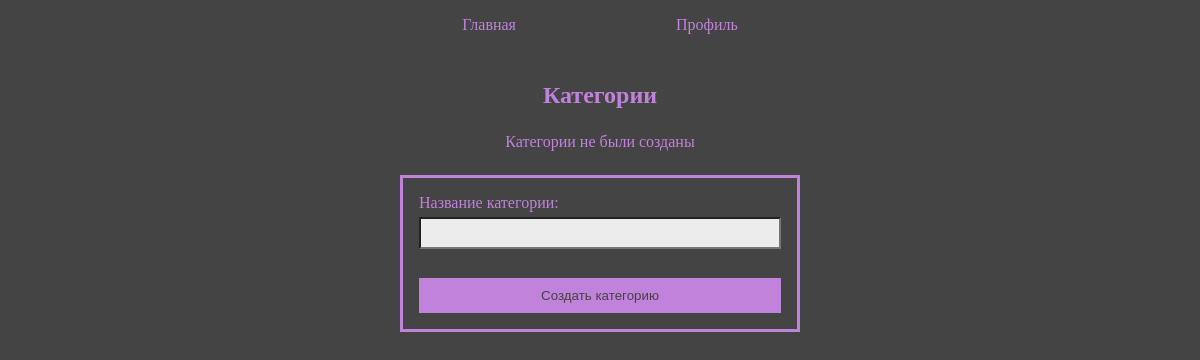
The page /posts/admin/categories/ (signed in) on the database as committed earlier.
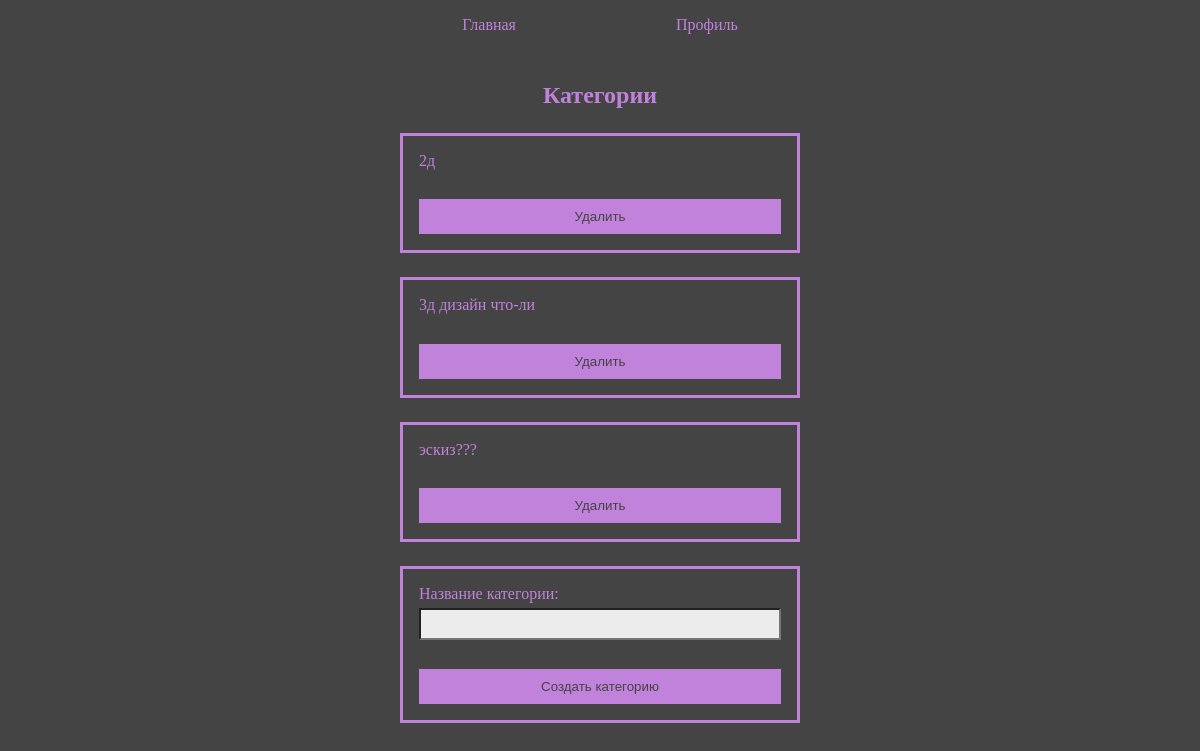
The same page on the database as committed later.
### posts/models.py (models this page shows, shortened)
class Category(models.Model):
    title = models.CharField(max_length=50)

### posts/views.py (the view)
# urls.py: path('admin/categories/', views.category_list, name='category_list'),
@staff_member_required
def category_list(request):
    categories = Category.objects.all().order_by('title')
    if request.method == 'POST':
        form = CategoryForm(request.POST)
        if form.is_valid():
            form.save()
            return redirect('posts:category_list')
    else:
        form = CategoryForm()
    return render(request, 'category_list.html', {'categories': categories, 'form': form})

### posts/forms.py
class CategoryForm(forms.ModelForm):
    class Meta:
        model = Category
        fields = ['title']
        labels = {
            'title': 'Название категории',}

### posts/templates/category_list.html (shortened to what this page needs)
{% extends "basic.html" %}
{% block content %}
<h2>Категории</h2>
{% if categories %}
{% for category in categories %}
<form action="{% url 'posts:delete_category' category.pk %}" method="post">
    <p>{{ category.title }}</p>
    <button type="submit">Удалить</button>
</form>
{% endfor %}
{% else %}
<p>Категории не были созданы</p>
{% endif %}
<form method="post" action="{% url 'posts:category_list' %}">
    {{ form.as_p }}
    <button type="submit">Создать категорию</button>
</form>
{% endblock %}

### posts/templates/basic.html (shortened to what this page needs)
<!doctype html>
<html lang="en">
<head>
    {% load static %}
    <link rel="stylesheet" href="{% static 'posts/styles.css' %}"/>
</head>
<body>
<div class="container">
    {% block sidebar %}
    <ul class="nav">
        <a href="{% url 'posts:index' %}">Главная</a>
        {% if user.is_authenticated %}
        <a href="{% url 'posts:profile' %}">Профиль</a>
        {% else %}
        <a href="{% url 'posts:login' %}">Заказать дизайн</a>
        <a href="{% url 'posts:login' %}">Вход</a>
        <a href="{% url 'posts:registration' %}">Регистрация</a>
        {% endif %}
    </ul>
    {% endblock %}
    <div class="content">
        {% block content %}{% endblock %}
    </div>
</div>
</body>
</html>

### posts/static/posts/styles.css (style rules this page uses)
* { margin: 0; padding: 0; box-sizing: border-box; }
body { background-color: #444444; display: flex; align-items: center; flex-direction: column; margin: 0 auto; gap: 3em; width: 80%; }
.container { padding: 1em; width: 100%; display: flex; align-items: center; flex-direction: column; gap: 3em; }
.nav { display: flex; align-items: center; gap: 10em; }
.nav a { text-decoration: none; color: #c082db; }
.content { display: flex; align-items: center; flex-direction: column; justify-content: center; width: 100%; gap: 1.5em; }
.content h2 { color: #c082db; }
form { width: 25em; padding: 1em; border: 3px solid #c082db; display: flex; gap: 1em; flex-direction: column; }
form label { color: #c082db; display: block; margin-bottom: 0.3em; }
form input[type="text"], form input[type="email"], form input[type="password"] { width: 100%; padding: 0.5em; background-color: #ececec; }
form button[type="submit"] { width: 100%; padding: 10px; background-color: #c082db; color: #444444; border: none; cursor: pointer; margin-top: 1em; }
p { color: #c082db; }

Rows that differ between the two databases and show on the page:
added Category: title "2д"
added Category: title "3д дизайн что-ли"
added Category: title "эскиз???"
Other text that changed with them:
text no longer shown: "Категории не были созданы"
